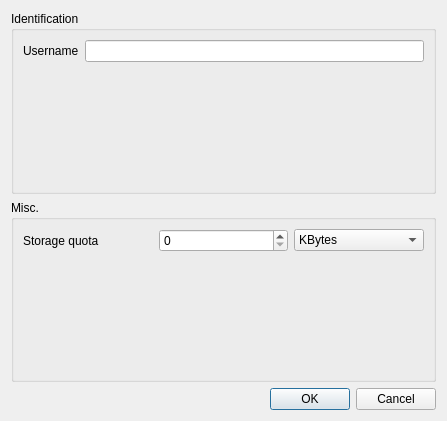
<?xml version="1.0" encoding="UTF-8"?>
<ui version="4.0">
 <class>Dialog</class>
 <widget class="QDialog" name="Dialog">
  <property name="windowModality">
   <enum>Qt::ApplicationModal</enum>
  </property>
  <property name="geometry">
   <rect>
    <x>0</x>
    <y>0</y>
    <width>447</width>
    <height>421</height>
   </rect>
  </property>
  <property name="windowTitle">
   <string>Preferences</string>
  </property>
  <layout class="QVBoxLayout" name="verticalLayout">
   <item>
    <widget class="QGroupBox" name="groupBox">
     <property name="title">
      <string>Identification</string>
     </property>
     <layout class="QGridLayout" name="gridLayout">
      <item row="0" column="1">
       <widget class="QLineEdit" name="lineEdit"/>
      </item>
      <item row="0" column="0">
       <widget class="QLabel" name="label">
        <property name="text">
         <string>Username</string>
        </property>
       </widget>
      </item>
      <item row="1" column="1">
       <spacer name="verticalSpacer_2">
        <property name="orientation">
         <enum>Qt::Vertical</enum>
        </property>
        <property name="sizeHint" stdset="0">
         <size>
          <width>20</width>
          <height>40</height>
         </size>
        </property>
       </spacer>
      </item>
     </layout>
    </widget>
   </item>
   <item>
    <widget class="QGroupBox" name="groupBox_2">
     <property name="title">
      <string>Misc.</string>
     </property>
     <layout class="QGridLayout" name="gridLayout_2">
      <item row="0" column="2">
       <widget class="QComboBox" name="cbQuota">
        <item>
         <property name="text">
          <string>KBytes</string>
         </property>
        </item>
        <item>
         <property name="text">
          <string>MB</string>
         </property>
        </item>
        <item>
         <property name="text">
          <string>GB</string>
         </property>
        </item>
       </widget>
      </item>
      <item row="0" column="0">
       <widget class="QLabel" name="label_2">
        <property name="text">
         <string>Storage quota</string>
        </property>
       </widget>
      </item>
      <item row="0" column="1">
       <widget class="QSpinBox" name="sbQuota"/>
      </item>
      <item row="1" column="0">
       <spacer name="verticalSpacer">
        <property name="orientation">
         <enum>Qt::Vertical</enum>
        </property>
        <property name="sizeHint" stdset="0">
         <size>
          <width>20</width>
          <height>40</height>
         </size>
        </property>
       </spacer>
      </item>
     </layout>
    </widget>
   </item>
   <item>
    <widget class="QDialogButtonBox" name="buttonBox">
     <property name="orientation">
      <enum>Qt::Horizontal</enum>
     </property>
     <property name="standardButtons">
      <set>QDialogButtonBox::Cancel|QDialogButtonBox::Ok</set>
     </property>
    </widget>
   </item>
  </layout>
 </widget>
 <resources/>
 <connections>
  <connection>
   <sender>buttonBox</sender>
   <signal>accepted()</signal>
   <receiver>Dialog</receiver>
   <slot>accept()</slot>
   <hints>
    <hint type="sourcelabel">
     <x>248</x>
     <y>254</y>
    </hint>
    <hint type="destinationlabel">
     <x>157</x>
     <y>274</y>
    </hint>
   </hints>
  </connection>
  <connection>
   <sender>buttonBox</sender>
   <signal>rejected()</signal>
   <receiver>Dialog</receiver>
   <slot>reject()</slot>
   <hints>
    <hint type="sourcelabel">
     <x>316</x>
     <y>260</y>
    </hint>
    <hint type="destinationlabel">
     <x>286</x>
     <y>274</y>
    </hint>
   </hints>
  </connection>
 </connections>
</ui>
